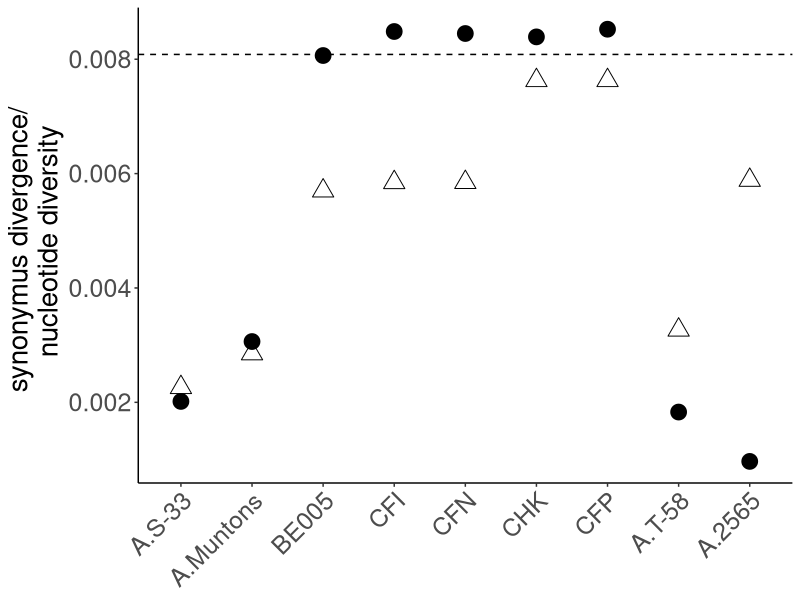
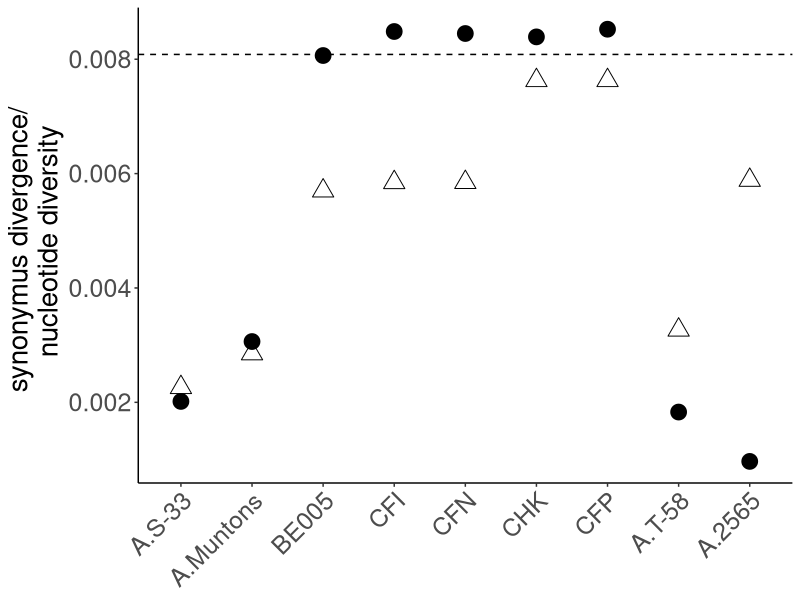

Write the R code that produced these figures, in order.
setwd("/media/anna/Volume/Yeast_JeanTalon/2020_02_figshare/03_relatedness_to_beer_strains")
#author:aniafijarczyk
library(ggplot2)
library(dplyr)
library(tidyr)



# Reading files with estimates

dt <- read.table("./input_files/diversity_6041genes.tab", sep = "\t", header = TRUE)
df <- dt %>% filter(Strain != "Jean-Talon")


# Plotting estimates

ds <- df[order(df$Pop),]
ordered <- as.vector(ds$Strain)
df$Strain <- factor(df$Strain, levels = ordered)

p <- ggplot(df) + aes(x = Strain, y = PiW.nt) +
  geom_point(size=5, colour="black") +
  geom_hline(yintercept = as.numeric(dt$PiW.nt[10]), linetype="dashed") +
  geom_point(data=df, aes(x = Strain, y = PiA.nt), size=5, shape=2) +
  labs(y = "synonymus divergence/ \n nucleotide diversity") +
  theme(panel.background = element_blank(),
        panel.grid = element_blank(),
        axis.line = element_line(),
        axis.text.x = element_text(size = 18, angle = 45, hjust=1),
        axis.text.y = element_text(size = 18),
        axis.title.y = element_text(size = 20),
        axis.title.x = element_blank(),
        legend.title = element_blank(),
        legend.position = "top")
p

pdf("plotDiversity.pdf",w=6,h=5)
p
dev.off()

